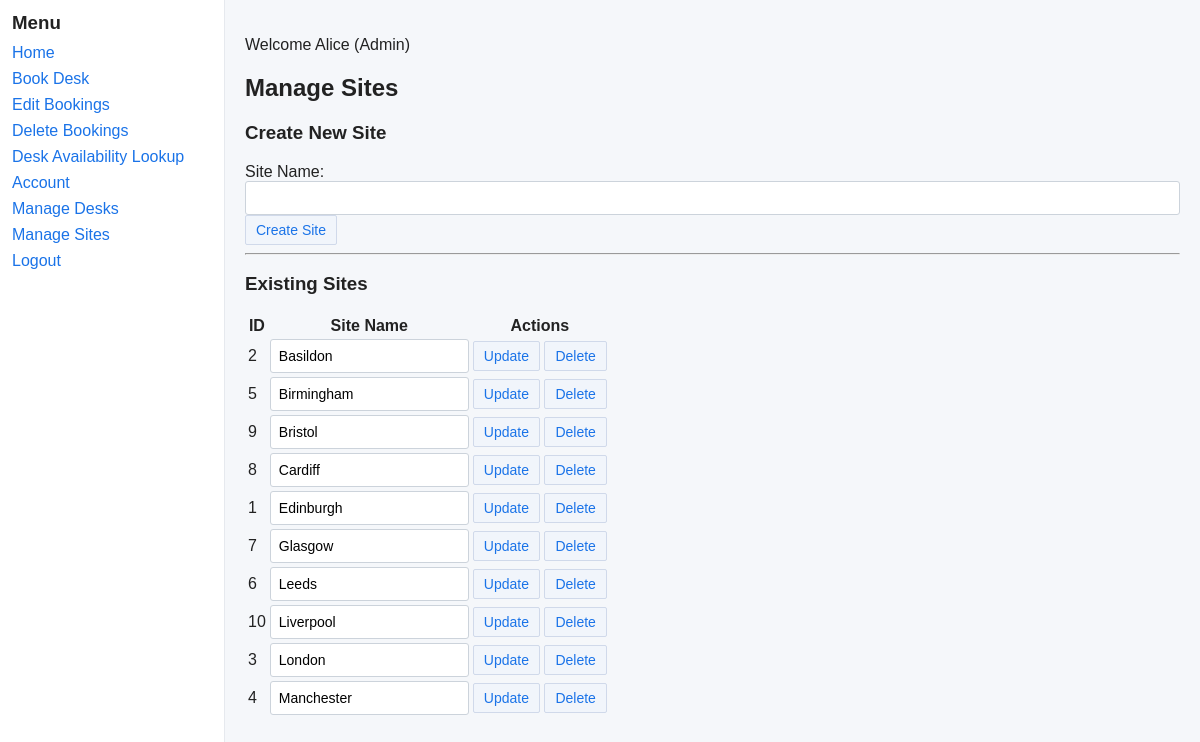
Page /manage_sites (signed in) on the committed database.
### src/DeskBooker/models.py (models this page shows, shortened)
class Site(db.Model):
    __tablename__ = 'sites'
    id = db.Column(db.Integer, primary_key=True)
    name = db.Column(db.String(120), unique=True, nullable=False)
    desks = db.relationship('Desk', backref='site', lazy=True)
    __table_args__ = (
        CheckConstraint('length(name) > 0 AND length(name) <= 120', name='ck_site_name_len'),
    )

### src/DeskBooker/main.py (the view, shortened to what this page needs)
    @app.route('/manage_sites', methods=['GET', 'POST'])
    @login_required
    def manage_sites():
        if session.get('role_id') != 1:
            flash('Admin access required')
            return redirect(url_for('dashboard'))
        sites = [ {'id': s.id, 'name': s.name} for s in Site.query.order_by(Site.name).all() ]
        return render_template('sites.html', sites=sites)

### src/DeskBooker/templates/sites.html (shortened to what this page needs)
{% extends "base.html" %}
{% block content %}
<h2>Manage Sites</h2>
<h3>Create New Site</h3>
<form method="POST" onsubmit="return validateSiteName(this)">
    <label>Site Name:</label>
    <input type="text" name="name" required minlength="1" maxlength="120" id="site_name_create">
    <button type="submit">Create Site</button>
</form>
<hr>
<h3>Existing Sites</h3>
<table>
    <thead>
        <tr>
            <th>ID</th>
            <th>Site Name</th>
            <th>Actions</th>
        </tr>
    </thead>
    <tbody>
        {% for site in sites %}
        <tr>
            <td>{{ site['id'] }}</td>
            <td>
                <form method="POST" style="display:inline-block">
                    <input type="text" name="name" value="{{ site['name'] }}" required minlength="1" maxlength="120" onsubmit="return this.value.trim().length > 0 && this.value.trim().length <= 120">
            </td>
            <td>
                    <button type="submit">Update</button>
                <form method="POST" style="display:inline-block">
                    <button type="submit" onclick="return confirm('Are you sure?')">Delete</button>
                </form>
            </td>
        </tr>
        {% endfor %}
    </tbody>
</table>
{% endblock %}

### src/DeskBooker/static/css/styles.css (style rules this page uses)
body { font-family: Arial, Helvetica, sans-serif; background: #f5f7fa; color: #222; margin: 0; }
input[type="text"], input[type="email"], input[type="password"], input[type="number"], input[type="datetime-local"], select, textarea { padding: 8px; border: 1px solid #ccd3db; border-radius: 3px; font-size: 14px; width: 100%; box-sizing: border-box; }
label { display: inline-block; }
button { background: #f1f5fb; color: #1a73e8; border: 1px solid #d0d9ea; padding: 6px 10px; border-radius: 2px; cursor: pointer; font-size: 14px; }

### rows in the picture
Site: id "2", name "Basildon"
Site: id "5", name "Birmingham"
Site: id "9", name "Bristol"
Site: id "8", name "Cardiff"
Site: id "1", name "Edinburgh"
Site: id "7", name "Glasgow"
Site: id "6", name "Leeds"
Site: id "10", name "Liverpool"
Site: id "3", name "London"
Site: id "4", name "Manchester"

### other values in the picture
{{ session['user_name'] }} "Alice"
